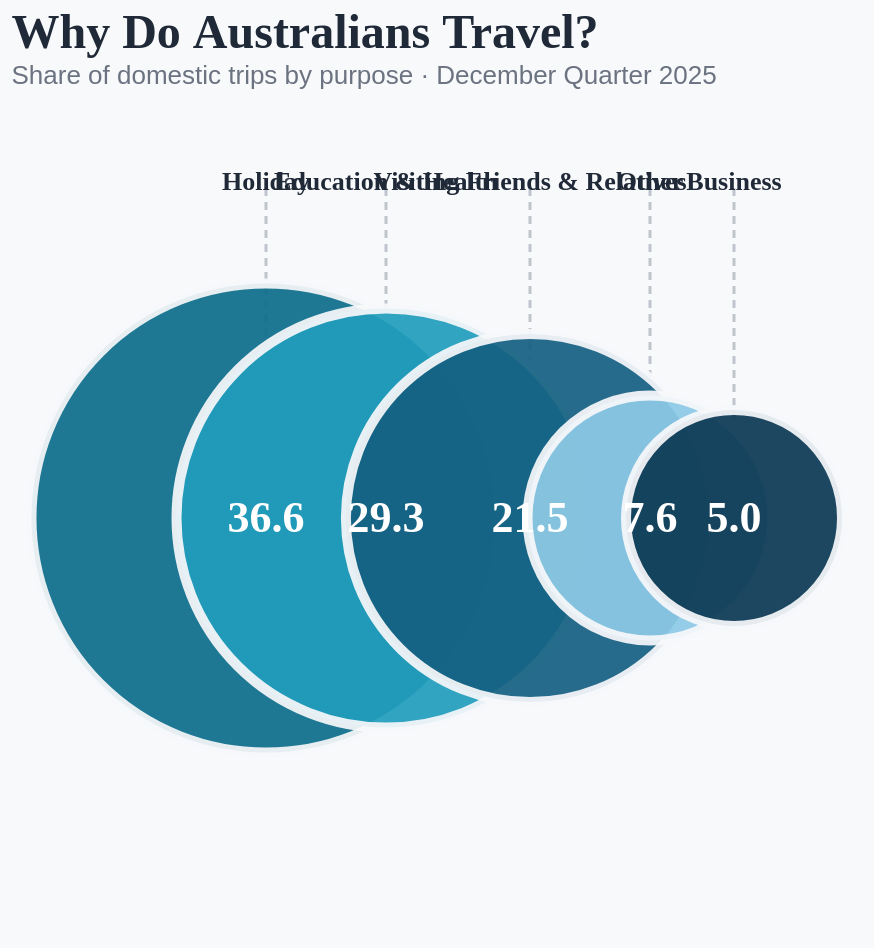

Describe this chart as a Vega-Lite specification.
### Vega-Lite specification from a JSON file in a GitHub repository (floating-point values rounded to 4 significant figures)
{"$schema": "https://vega.github.io/schema/vega-lite/v6.json", "background": "#f8f9fb", "title": {"text": "Why Do Australians Travel?", "subtitle": "Share of domestic trips by purpose · December Quarter 2025", "anchor": "start", "font": "Georgia", "fontSize": 24, "fontWeight": "bold", "subtitleFontSize": 13, "color": "#1f2937", "subtitleColor": "#6b7280"}, "width": "container", "height": 420, "data": {"values": [{"purpose": "Holiday", "pct": 36.6, "size": 90000, "x": 12, "y": 50, "lx": 12, "ly": 90}, {"purpose": "Education & Health", "pct": 29.3, "size": 70000, "x": 32, "y": 50, "lx": 32, "ly": 90}, {"purpose": "Visiting Friends & Relatives", "pct": 21.5, "size": 52000, "x": 56, "y": 50, "lx": 56, "ly": 90}, {"purpose": "Other", "pct": 7.6, "size": 18000, "x": 76, "y": 50, "lx": 76, "ly": 90}, {"purpose": "Business", "pct": 5.0, "size": 12000, "x": 90, "y": 50, "lx": 90, "ly": 90}]}, "layer": [{"mark": {"type": "rule", "strokeWidth": 1.5, "strokeDash": [4, 3], "opacity": 0.6}, "encoding": {"x": {"field": "x", "type": "quantitative", "scale": {"domain": [0, 100]}, "axis": null}, "y": {"field": "y", "type": "quantitative", "scale": {"domain": [0, 100]}, "axis": null}, "x2": {"field": "lx"}, "y2": {"field": "ly"}, "color": {"value": "#9ca3af"}}}, {"mark": {"type": "circle", "opacity": 0.92, "stroke": "#f8f9fb", "strokeWidth": 5}, "encoding": {"x": {"field": "x", "type": "quantitative", "scale": {"domain": [0, 100]}, "axis": null}, "y": {"field": "y", "type": "quantitative", "scale": {"domain": [0, 100]}, "axis": null}, "size": {"field": "size", "type": "quantitative", "scale": {"range": [5000, 55000]}, "legend": null}, "color": {"field": "purpose", "type": "nominal", "scale": {"domain": ["Holiday", "Visiting Friends & Relatives", "Education & Health", "Business", "Other"], "range": ["#0d6e8a", "#156082", "#219ebc", "#0b3954", "#8ecae6"]}, "legend": null}, "tooltip": [{"field": "purpose", "type": "nominal", "title": "Purpose"}, {"field": "pct", "type": "quantitative", "title": "Share (%)", "format": ".1f"}]}}, {"mark": {"type": "text", "font": "Georgia", "fontWeight": "bold", "fontSize": 22, "fill": "#ffffff", "align": "center", "baseline": "middle"}, "encoding": {"x": {"field": "x", "type": "quantitative"}, "y": {"field": "y", "type": "quantitative"}, "text": {"field": "pct", "type": "quantitative", "format": ".1f"}}}, {"mark": {"type": "text", "font": "Georgia", "fontWeight": "bold", "fontSize": 13, "fill": "#1f2937", "baseline": "middle"}, "encoding": {"x": {"field": "lx", "type": "quantitative", "scale": {"domain": [0, 100]}}, "y": {"field": "ly", "type": "quantitative", "scale": {"domain": [0, 100]}}, "text": {"field": "purpose", "type": "nominal"}}}], "config": {"view": {"stroke": null}}}
